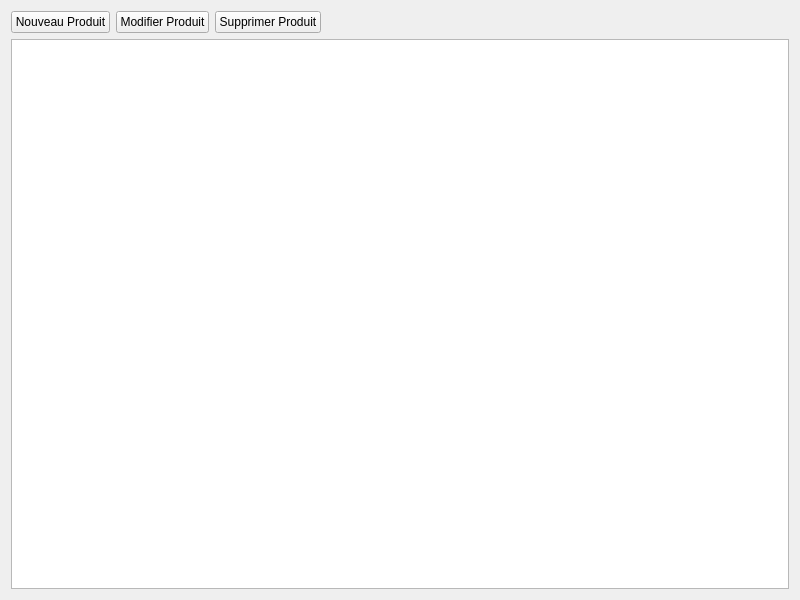
<?xml version="1.0" encoding="UTF-8"?>
<ui version="4.0">
 <class>ProductPage</class>
 <widget class="QWidget" name="ProductPage">
  <property name="geometry">
   <rect>
    <x>0</x>
    <y>0</y>
    <width>800</width>
    <height>600</height>
   </rect>
  </property>
  <property name="windowTitle">
   <string>Gestion des Produits</string>
  </property>
  <layout class="QVBoxLayout" name="verticalLayout">
   <item>
    <layout class="QHBoxLayout" name="horizontalLayout">
     <item>
      <widget class="QPushButton" name="new_button">
       <property name="text">
        <string>Nouveau Produit</string>
       </property>
      </widget>
     </item>
     <item>
      <widget class="QPushButton" name="edit_button">
       <property name="text">
        <string>Modifier Produit</string>
       </property>
      </widget>
     </item>
     <item>
      <widget class="QPushButton" name="delete_button">
       <property name="text">
        <string>Supprimer Produit</string>
       </property>
      </widget>
     </item>
     <item>
      <spacer name="horizontalSpacer">
       <property name="orientation">
        <enum>Qt::Horizontal</enum>
       </property>
       <property name="sizeHint" stdset="0">
        <size>
         <width>40</width>
         <height>20</height>
        </size>
       </property>
      </spacer>
     </item>
    </layout>
   </item>
   <item>
    <widget class="QTableView" name="table_view">
     <property name="editTriggers">
      <set>QAbstractItemView::NoEditTriggers</set>
     </property>
     <property name="selectionBehavior">
      <set>QAbstractItemView::SelectRows</set>
     </property>
     <property name="selectionMode">
      <set>QAbstractItemView::SingleSelection</set>
     </property>
     <attribute name="verticalHeaderVisible">
      <bool>false</bool>
     </attribute>
    </widget>
   </item>
  </layout>
 </widget>
 <resources/>
 <connections/>
</ui>
